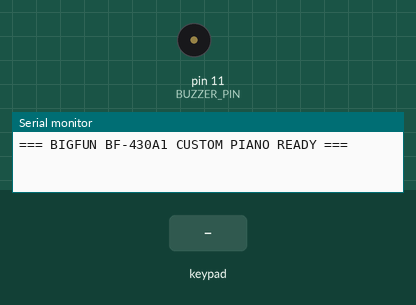
The sketch below on a simulated Arduino Uno, built with avr-gcc and run on an emulated ATmega328P. Parts: buzzer (waves = sounding), the last lines printed to the serial monitor. The inputs (shaded band) are chosen by the test bench.

Above: at 1.2 s.
1.3 s: keypad keys 2 3 4 5 6 7 8 9 pressed 0.4 s apart
At 1.39 s:
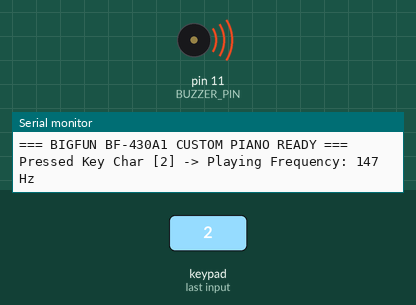
6.0 s: key 'c' pressed
At 7.2 s:
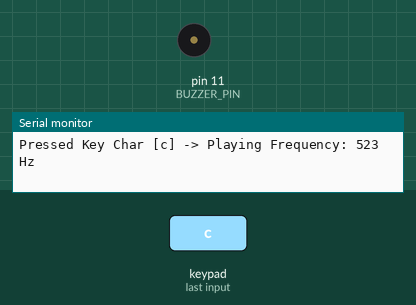
7.5 s: key 'b' pressed
At 7.58 s:
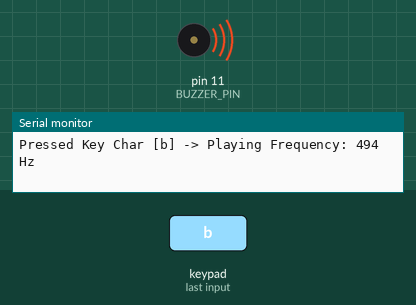
9.0 s: key 'g' pressed
At 9.6 s:
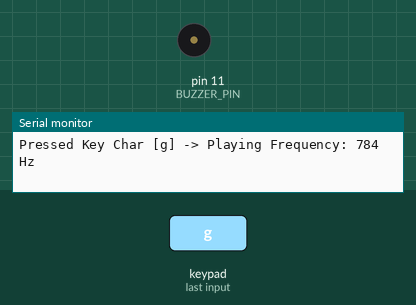
Timing chart, 0 to 11.5 s (numbered marks = the images above; inputs shaded):
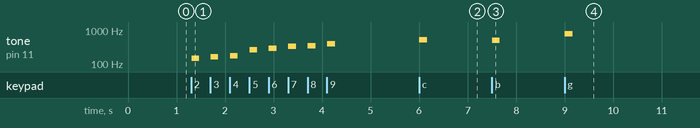

The sketch:

PIANO_passion_project.ino
```cpp
#include <Keypad.h>

const byte ROWS = 8;
const byte COLS = 6;

// 8x6 Matrix mapped with unique single char keys
char keyMap[ROWS][COLS] = {
  // Columns: A0,   A1,   A2,   A3,   A4,   A5
  /* D2 */  {' ',  '2',  '1',  '7',  ' ',  'c'},
  /* D3 */  {' ',  ' ',  'b',  ' ',  'g',  'l'},
  /* D4 */  {' ',  ' ',  'a',  '6',  ' ',  ' '},
  /* D5 */  {' ',  ' ',  ' ',  ' ',  'f',  'k'},
  /* D6 */  {'4',  ' ',  '9',  '5',  'e',  'j'},
  /* D7 */  {' ',  ' ',  ' ',  ' ',  ' ',  ' '},
  /* D8 */  {'3',  ' ',  '8',  'h',  'd',  'i'},
  /* D9 */  {' ',  ' ',  ' ',  ' ',  ' ',  ' '}
};

byte rowPins[ROWS] = {2, 3, 4, 5, 6, 7, 8, 9};
byte colPins[COLS] = {A0, A1, A2, A3, A4, A5};

Keypad customPiano = Keypad(makeKeymap(keyMap), rowPins, colPins, ROWS, COLS);

const int BUZZER_PIN = 11; // Signal pin out to Piezo / Speaker

int getTone(char keyID) {
  switch (keyID) {
    // Octave 3 (Lowest Keys: Left side of keyboard)
    case '1': return 131;  // C3 (First C)
    case '2': return 147;  // D3
    case '3': return 165;  // E3
    case '4': return 175;  // F3

    // Octave 4 (Mid-Low Keys)
    case '5': return 262;  // C4 (Middle C)
    case '6': return 294;  // D4
    case '7': return 330;  // E4
    case '8': return 349;  // F4
    case '9': return 392;  // G4
    case 'a': return 440;  // A4
    case 'b': return 494;  // B4

    // Octave 5 (Mid-High Keys)
    case 'c': return 523;  // C5
    case 'd': return 587;  // D5
    case 'e': return 659;  // E5
    case 'f': return 698;  // F5
    case 'g': return 784;  // G5
    case 'h': return 880;  // A5

    // Octave 6 (Highest Keys: Right side of keyboard)
    case 'i': return 698;  // F5
    case 'j': return 784;  // G5
    case 'k': return 880;  // A5
    case 'l': return 988;  // B5
    default:  return 0;
  }
}

unsigned long lastKeyPress = 0;
const int DEBOUNCE_DELAY = 100; // Ignores duplicate contact bounces within 100ms

void setup() {
  pinMode(BUZZER_PIN, OUTPUT);
  Serial.begin(115200);
  Serial.println("=== BIGFUN BF-430A1 CUSTOM PIANO READY ===");
}

void loop() {
  char key = customPiano.getKey();

  if (key != NO_KEY && (millis() - lastKeyPress > DEBOUNCE_DELAY)) {
    lastKeyPress = millis();
    int frequency = getTone(key);

    if (frequency > 0) {
      Serial.print("Pressed Key Char [");
      Serial.print(key);
      Serial.print("] -> Playing Frequency: ");
      Serial.print(frequency);
      Serial.println(" Hz");

      tone(BUZZER_PIN, frequency, 160); // Play note for 160ms
    }
  }
}
```

Measured:
- after the input at 1.3 s, tone on pin 11 (BUZZER_PIN): plays 147 Hz for 0.16 s, 165 Hz for 0.16 s, 175 Hz for 0.16 s, 262 Hz for 0.16 s, 294 Hz for 0.16 s, 330 Hz for 0.16 s … (8 notes in this stretch), starting at once
- after the input at 6.0 s, tone on pin 11 (BUZZER_PIN): silent → 523 Hz at once, → silent 0.16 s later
- after the input at 7.5 s, tone on pin 11 (BUZZER_PIN): silent → 494 Hz at once, → silent 0.16 s later
- after the input at 9.0 s, tone on pin 11 (BUZZER_PIN): silent → 784 Hz at once, → silent 0.16 s later
